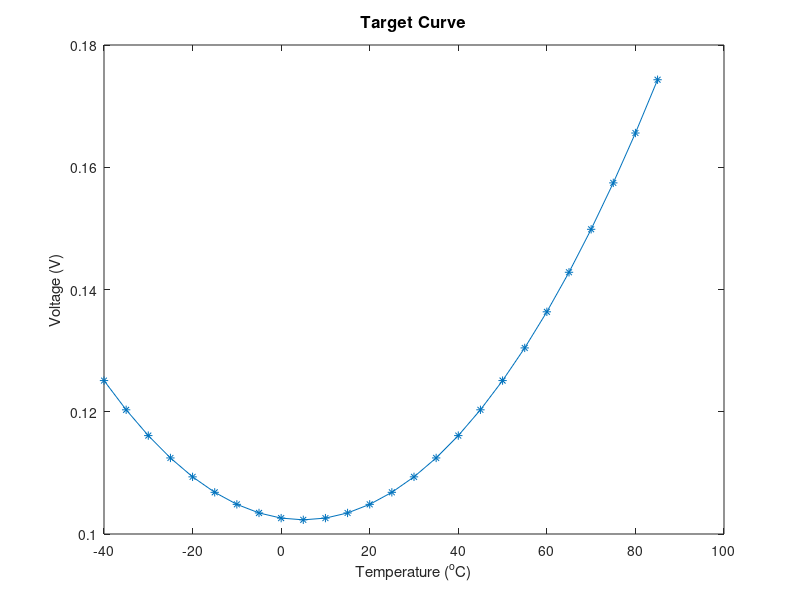

Source code (MATLAB): (Note: this script raises an error after producing the figure.)
%% Find the Optimal Component Values for a Thermistor Circuit
% Copyright (c) 2012, MathWorks, Inc.
%
% This example problem motivated by EDN article �Genetic algorithm solves 
% thermistor-network component values�, EDN, March 19, 2008
addpath('./Data')
%% Temperature and Voltage Data
Tdata = -40:5:85;
Vdata = 1.026E-1 + -1.125E-4 * Tdata + 1.125E-5 * Tdata.^2;

%% Plot the Desired Curve
plot(Tdata,Vdata,'-*');
title('Target Curve','FontSize',12); 
xlabel('Temperature (^oC)'); ylabel('Voltage (V)')

%% Load in Standard Component Values
load('StandardComponentValues.mat')

%% Inspect first 15 Resistor Values
disp('Sample of Available Resistor Sizes:')
disp(Res(1:15));

%% Sample Temperature Curve for arbitrary indices
Vnew = voltageCurve(Tdata, [2 2 2 2 1 1], Res, ThVal, ThBeta);

%% Add New Curve to Plot
hold on; plot(Tdata,Vnew,'-or');

%%
% We would like to find the optimal indices that result in a temperature
% curve closest to our desired curve.  Our initial guess of [2 2 2 2 1 1]
% did not yield a good fit, and there are 70*70*70*70*9*9 = 1944810000
% different possible combinations for this circuit.  We will use an
% optimization routine, the Genetic Algorithm, to find the optimal indices
% for our problem.  The Genetic Algorithm allows us to constrain values to
% be integers, which is necessary for this problem since indices into a
% vector must be integers.  

%% Bounds on our Vector of Indices
lb = [1 1 1 1 1 1];
ub = [70 70 70 70 9 9];

%% Constrain All 6 Variables to be Integers
intCon = 1:6;

%% Create Handle to Custom Output Function
custOutput = @(a1,a2,a3)ThOptimPlot(a1,a2,a3,Tdata,Vdata,Res,ThVal,ThBeta);

%% Set Options for Optimization
options = gaoptimset('CrossoverFrac',0.5,'PopulationSize',100,...
    'StallGen',125,'Generations',150,...
    'PlotFcns',@gaplotbestf,'OutputFcns',custOutput);

%% Run the Genetic Algorithm
% Note: The Genetic Algorithm is based on stochastic methods, meaning that
% we are not guaranteed to find the same solution every time.  To reproduce
% the exact results from the video, run "rng(45)" at the Command Line to 
% set the same seed for the random number generator.

[xOpt,fVal] = ga(@(x)objectiveFunction(x,Res,ThVal,ThBeta,Tdata,Vdata),...
    6,[],[],[],[],lb,ub,[],intCon,options);

%% Inspect the Solution Vector to see that All Values are Integers
disp('Integer Solution Returned by GA:')
disp(xOpt)
